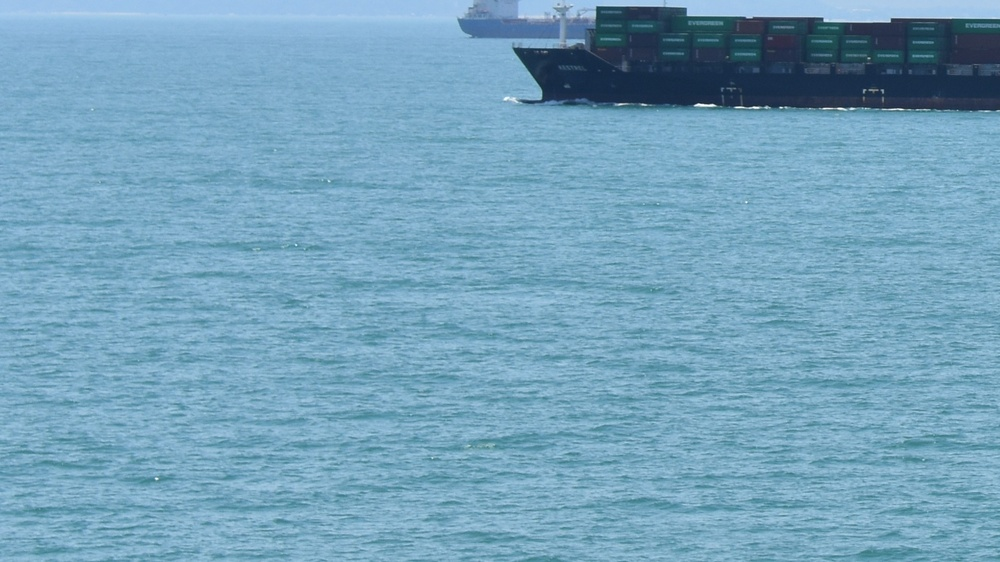
#> input picture Hashmani's Dataset/MU-SID/DSC_0117_3.JPG, 1000 x 562 px, shrunk from 1920 x 1080 before the run; its folder holds only this picture in this run
$ python entropy_precompute.py
#> lines starting #> are read from the running program, lines starting #| are printed output that depends on the picture
"""
entropy_precompute.py — MU-SID 图像局部熵离线预计算

功能：
  对 MU-SID 每张图像提取 blue 通道（或灰度），用滑动窗口计算局部 Shannon 熵，
  输出单通道 float32 的 .npy 文件（保存原始熵值，不做归一化）。

关键设计：
  - 支持 blue / gray 两种模式，默认 blue
  - 保存原始熵值（约 [0, 8]），归一化留到 Dataset 读取阶段
  - 使用 skimage.filters.rank.entropy + disk 结构元素

用法：
  直接运行本文件，或修改顶部全局变量后运行。
"""
import os
from pathlib import Path

import cv2
import numpy as np
from skimage.filters.rank import entropy
from skimage.morphology import disk
from tqdm import tqdm

# ============================================================
# Global config for PyCharm / server-side direct execution
# Edit these variables directly before running this file.
# ============================================================
# 自动定位项目根目录（stage1_linea_entropy/data/ 往上两级）
_PROJECT_ROOT = str(Path(__file__).resolve().parent.parent.parent)

INPUT_DIR = os.path.join(_PROJECT_ROOT, "Hashmani's Dataset", "MU-SID")
OUTPUT_DIR = os.path.join(_PROJECT_ROOT, "Hashmani's Dataset", "MU-SID_entropy_blue")
WINDOW_SIZE = 9
ENTROPY_MODE = "blue"   # "blue" or "gray"
EXTS = ('.jpg', '.jpeg', '.png', '.bmp', '.tif', '.tiff', '.JPG', '.JPEG', '.PNG', '.BMP', '.TIF', '.TIFF')
OVERWRITE = False

# If True, compute only the first N images for debugging.
DEBUG = False
DEBUG_LIMIT = 20


def list_images(input_dir: str, exts=EXTS):
#> in process_single_image, bgr is the input picture: shape (562, 1000, 3); mean B, G, R 188, 162.4, 116.4
    files = []
    for name in sorted(os.listdir(input_dir)):
        p = os.path.join(input_dir, name)
        if os.path.isfile(p) and name.endswith(exts):
            files.append(p)
    return files


def compute_entropy_input(bgr: np.ndarray, mode: str = 'blue') -> np.ndarray:
#> called with mode = 'blue'
    if mode == 'blue':
        src = bgr[:, :, 0]  # OpenCV BGR, channel 0 is blue
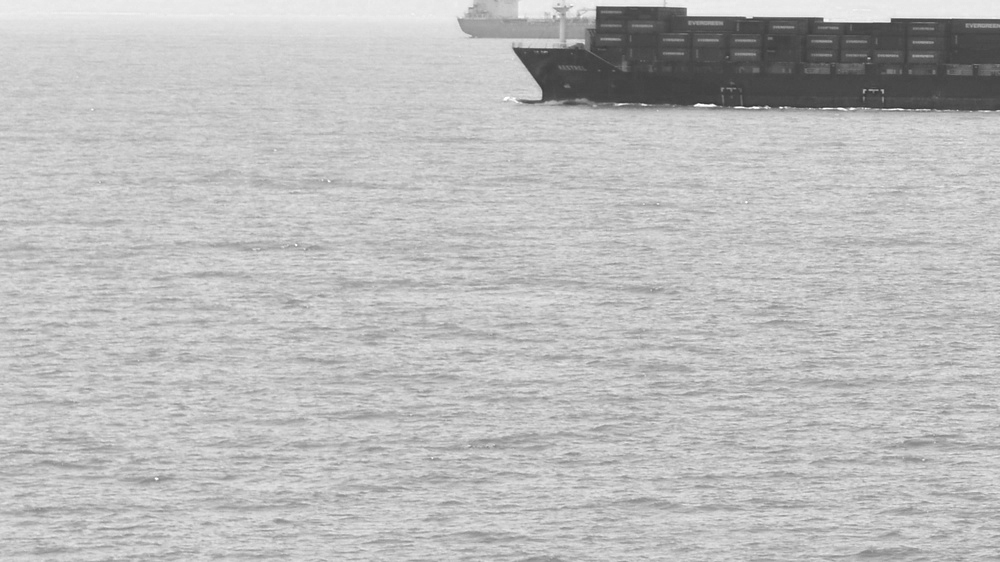
#> src: shape (562, 1000); min 48, max 255, mean 188
    elif mode == 'gray':
        src = cv2.cvtColor(bgr, cv2.COLOR_BGR2GRAY)
    else:
        raise ValueError(f'Unsupported ENTROPY_MODE: {mode}')
    return src.astype(np.uint8)


def compute_local_entropy(src_u8: np.ndarray, window_size: int) -> np.ndarray:
#> called with window_size = 9
    if window_size <= 0:
        raise ValueError('WINDOW_SIZE must be positive')
    radius = max(1, int(round((window_size - 1) / 2)))
    return entropy(src_u8, disk(radius)).astype(np.float32)
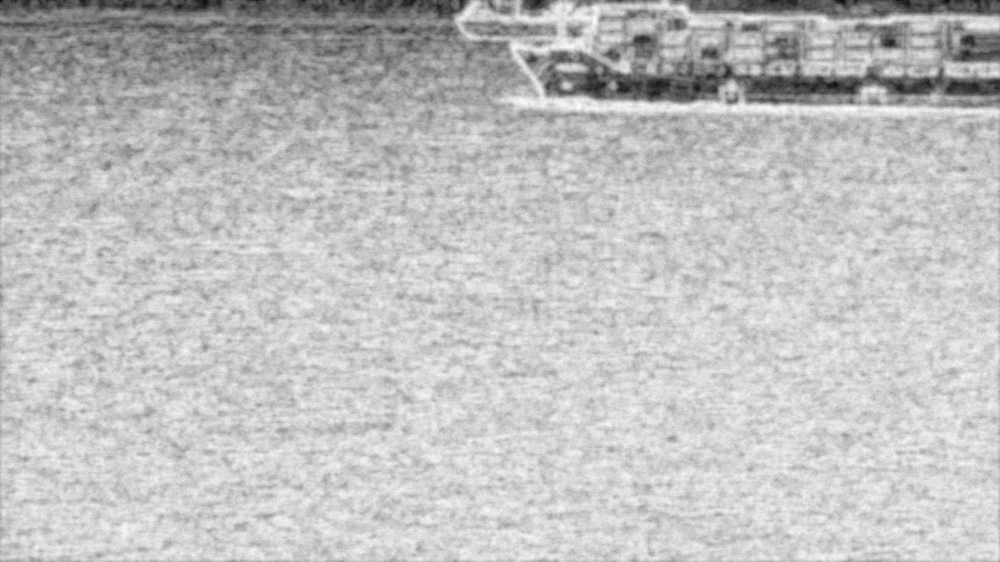
#> returned value: shape (562, 1000) float32; min 0.691, max 5.48, mean 4.31; drawn with min black and max white


def process_single_image(image_path: str, out_path: str):
    bgr = cv2.imread(image_path, cv2.IMREAD_COLOR)
    if bgr is None:
        raise FileNotFoundError(f'Failed to read image: {image_path}')

    src = compute_entropy_input(bgr, mode=ENTROPY_MODE)
    ent_map = compute_local_entropy(src, WINDOW_SIZE)

    Path(out_path).parent.mkdir(parents=True, exist_ok=True)
    np.save(out_path, ent_map.astype(np.float32))


def main():
    if not os.path.isdir(INPUT_DIR):
        raise FileNotFoundError(f'INPUT_DIR not found: {INPUT_DIR}')
    os.makedirs(OUTPUT_DIR, exist_ok=True)

    image_paths = list_images(INPUT_DIR)
    if not image_paths:
        raise RuntimeError(f'No images found in {INPUT_DIR}')

    if DEBUG:
        image_paths = image_paths[:DEBUG_LIMIT]

    skipped = 0
    processed = 0
    for image_path in tqdm(image_paths, ncols=100, desc=f'entropy-{ENTROPY_MODE}'):
        stem = Path(image_path).stem
        out_path = os.path.join(OUTPUT_DIR, f'{stem}.npy')

        if os.path.exists(out_path) and not OVERWRITE:
            skipped += 1
            continue

        process_single_image(image_path, out_path)
        processed += 1

    print(f'[Done] mode={ENTROPY_MODE}, window={WINDOW_SIZE}, processed={processed}, skipped={skipped}')
    print(f'[Output] {OUTPUT_DIR}')


if __name__ == '__main__':
    main()

$ run again, on Hashmani's Dataset/MU-SID/DSC_0829_9.JPG
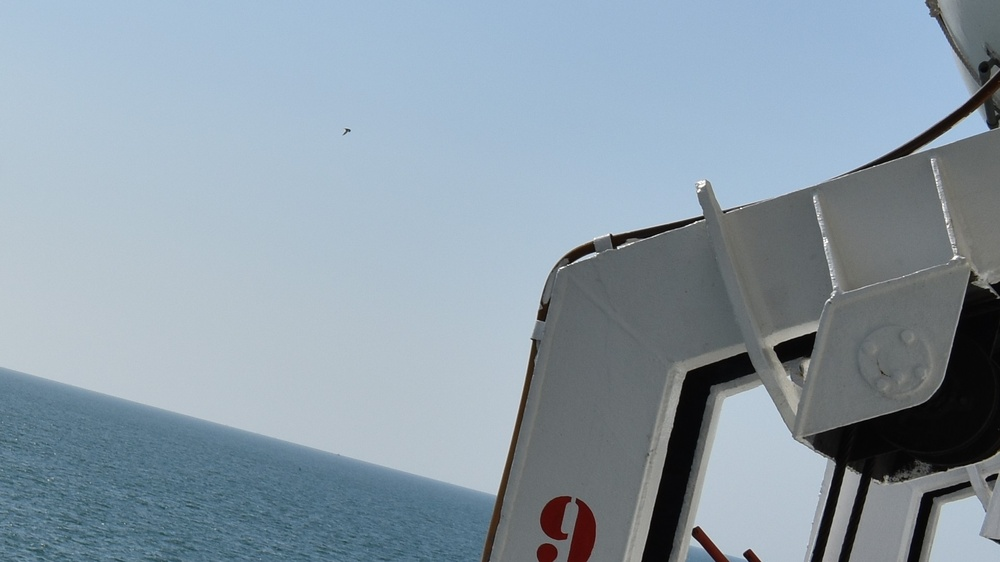
#> input picture Hashmani's Dataset/MU-SID/DSC_0829_9.JPG, 1000 x 562 px, shrunk from 1920 x 1080 before the run
#> in process_single_image, bgr is the input picture: shape (562, 1000, 3); mean B, G, R 167.1, 154.9, 139.2
#> in compute_entropy_input, `src = bgr[:, :, 0]`:
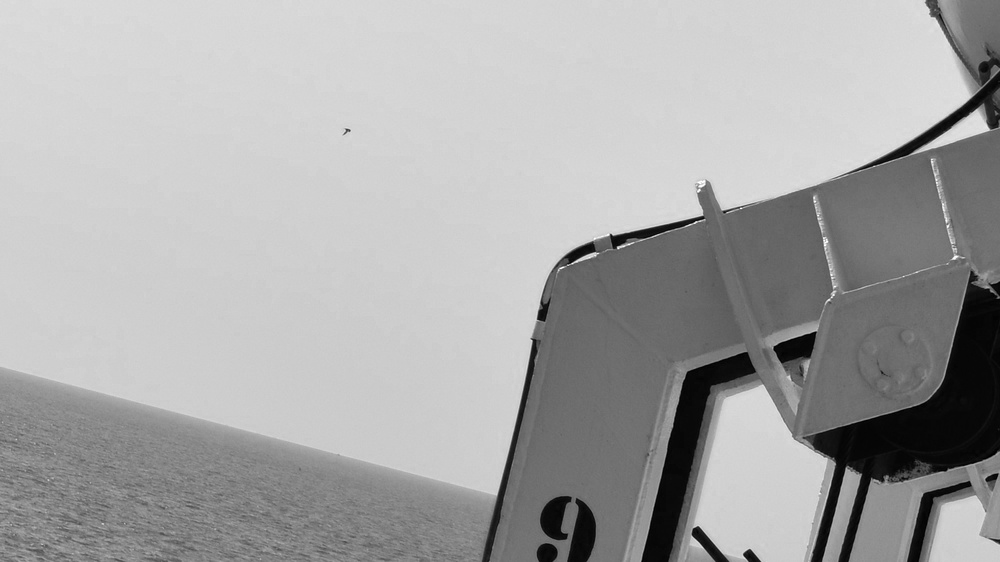
#> src: shape (562, 1000); min 0, max 255, mean 167.1
#> in compute_local_entropy, `return entropy(src_u8, disk(radius)).astype(np.float32)`:
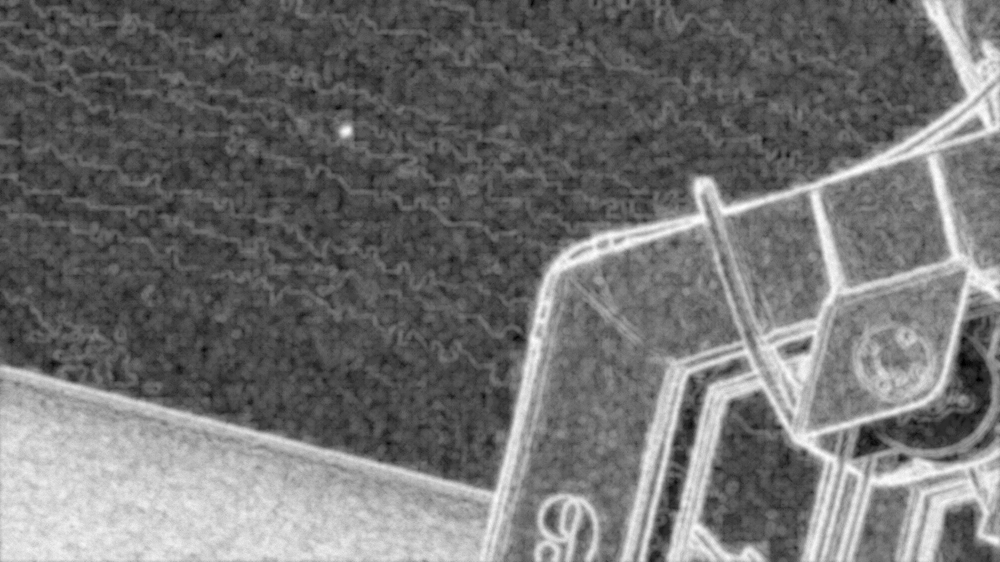
#> returned value: shape (562, 1000) float32; min 0, max 5.53, mean 2.46; drawn with min black and max white

$ run again, on Hashmani's Dataset/MU-SID/DSC_1533_6.JPG
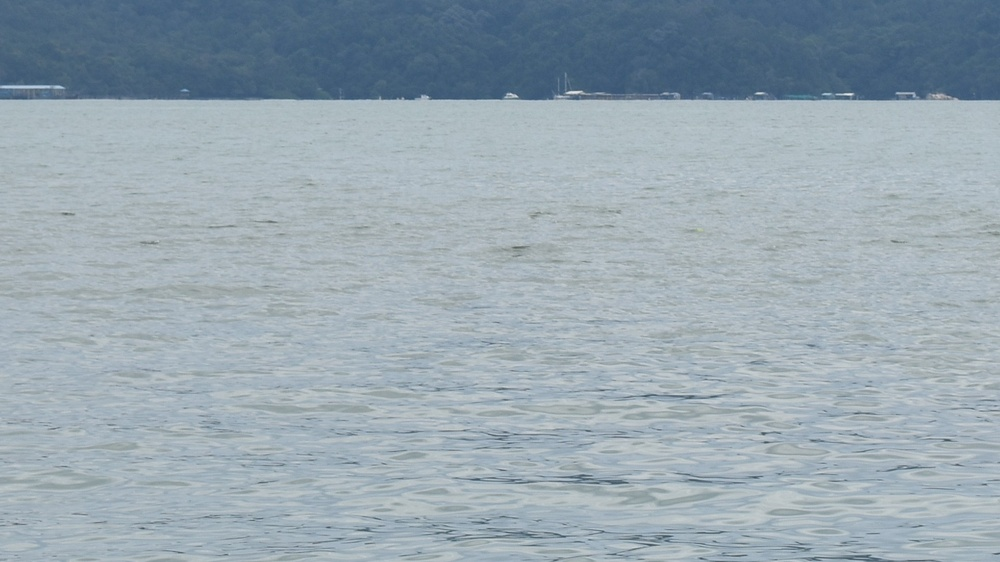
#> input picture Hashmani's Dataset/MU-SID/DSC_1533_6.JPG, 1000 x 562 px, shrunk from 1920 x 1080 before the run
#> in process_single_image, bgr is the input picture: shape (562, 1000, 3); mean B, G, R 176.5, 166.5, 151.3
#> in compute_entropy_input, `src = bgr[:, :, 0]`:
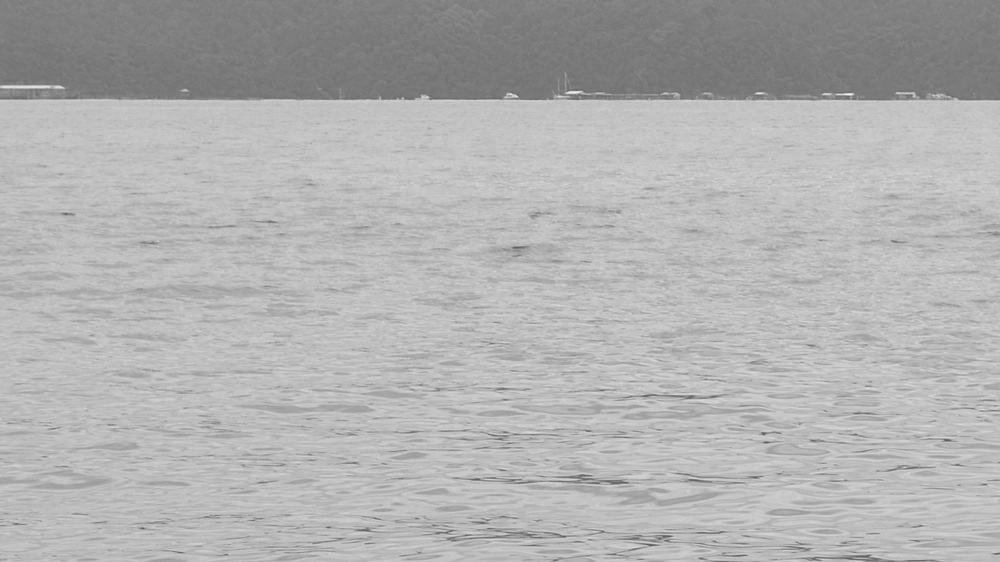
#> src: shape (562, 1000); min 91, max 246, mean 176.5
#> in compute_local_entropy, `return entropy(src_u8, disk(radius)).astype(np.float32)`:
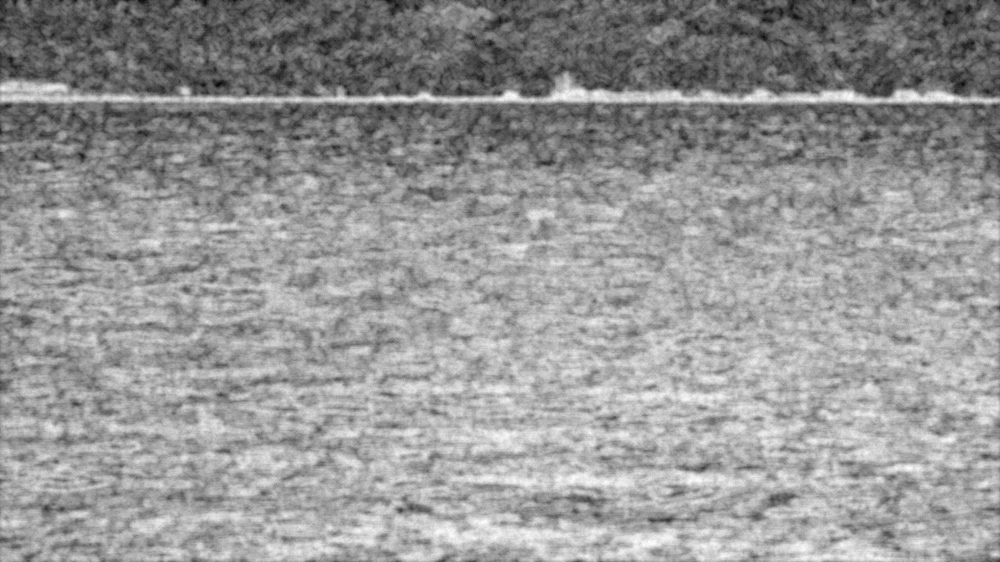
#> returned value: shape (562, 1000) float32; min 1.56, max 5.45, mean 3.86; drawn with min black and max white

$ run again, on Hashmani's Dataset/MU-SID/DSC_0183_9.JPG
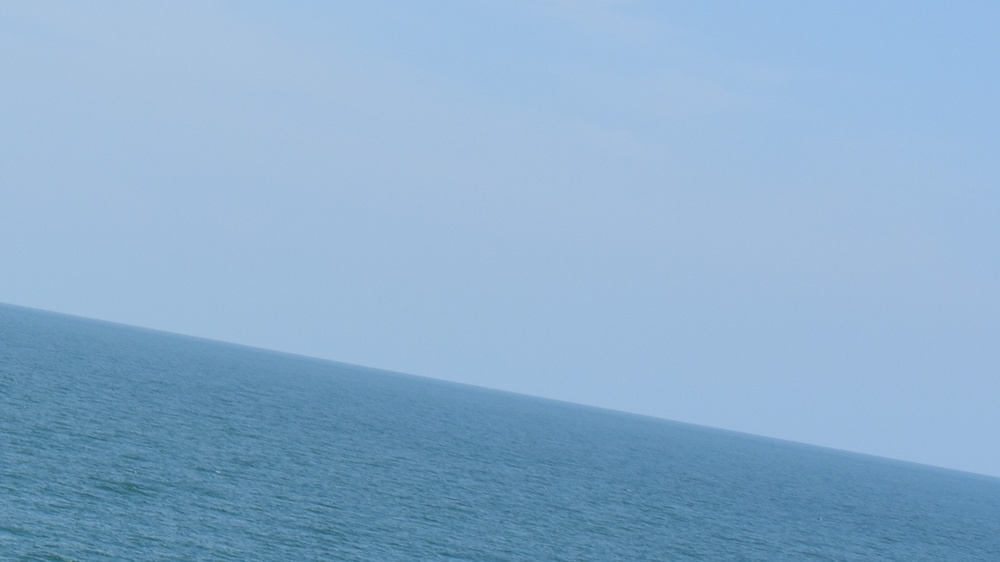
#> input picture Hashmani's Dataset/MU-SID/DSC_0183_9.JPG, 1000 x 562 px, shrunk from 1920 x 1080 before the run
#> in process_single_image, bgr is the input picture: shape (562, 1000, 3); mean B, G, R 205.1, 173.5, 138.2
#> in compute_entropy_input, `src = bgr[:, :, 0]`:
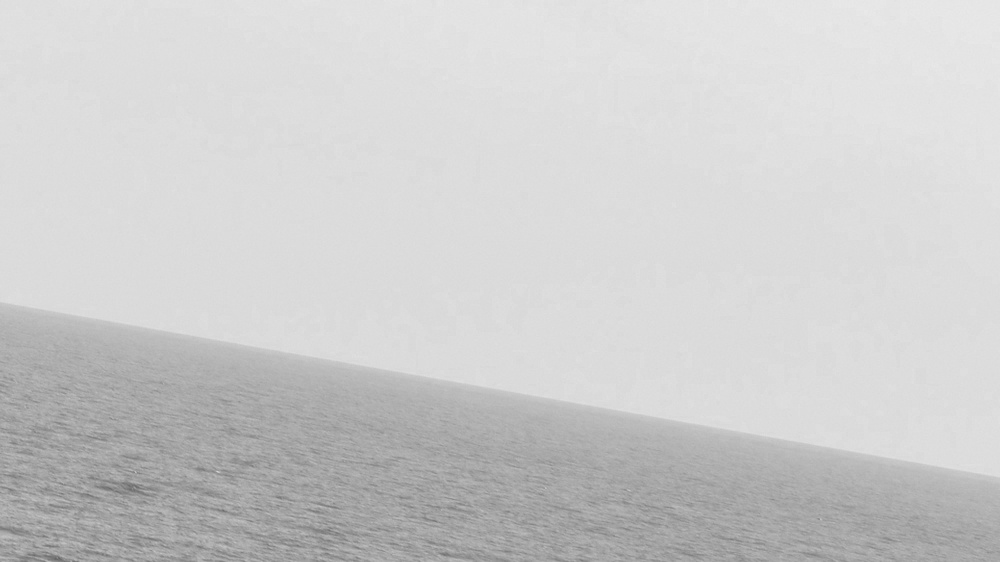
#> src: shape (562, 1000); min 99, max 233, mean 205.1
#> in compute_local_entropy, `return entropy(src_u8, disk(radius)).astype(np.float32)`:
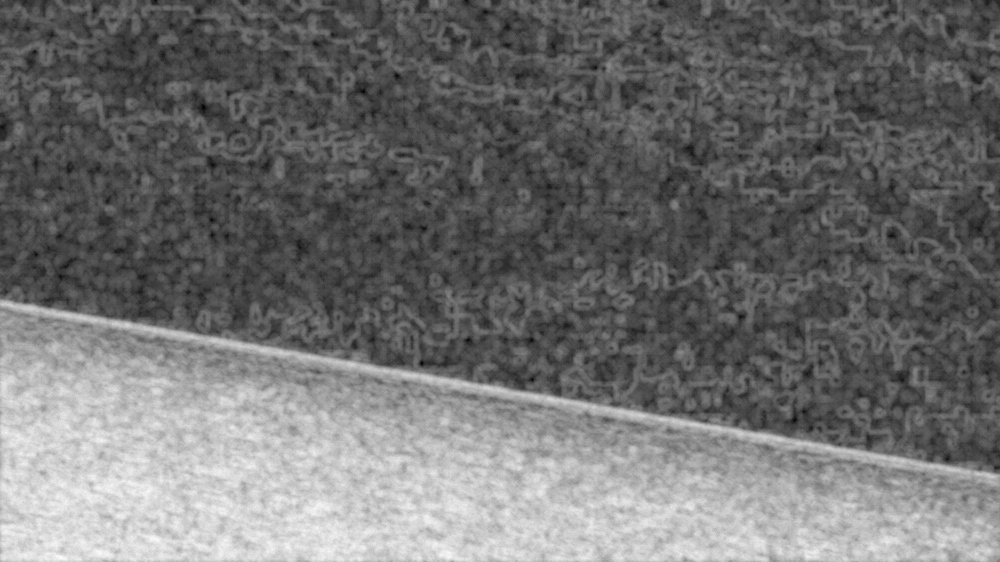
#> returned value: shape (562, 1000) float32; min 0, max 5.33, mean 2.35; drawn with min black and max white
